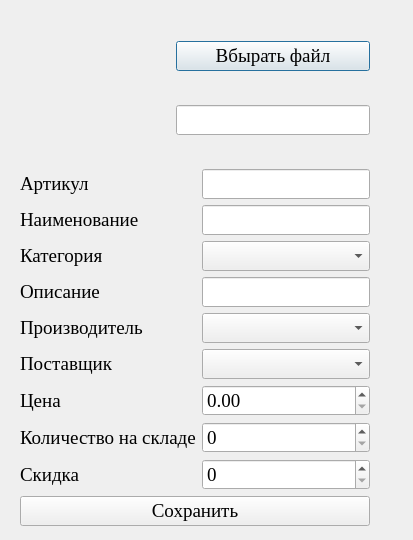
<?xml version="1.0" encoding="UTF-8"?>
<ui version="4.0">
 <class>ProductDialog</class>
 <widget class="QDialog" name="ProductDialog">
  <property name="geometry">
   <rect>
    <x>0</x>
    <y>0</y>
    <width>413</width>
    <height>540</height>
   </rect>
  </property>
  <property name="font">
   <font>
    <family>Times New Roman</family>
    <pointsize>14</pointsize>
   </font>
  </property>
  <property name="windowTitle">
   <string>Продукт</string>
  </property>
  <property name="windowIcon">
   <iconset>
    <normaloff>../../icon.ico</normaloff>../../icon.ico</iconset>
  </property>
  <layout class="QGridLayout" name="gridLayout">
   <item row="9" column="1">
    <widget class="QLabel" name="label_7">
     <property name="text">
      <string>Цена</string>
     </property>
    </widget>
   </item>
   <item row="10" column="1">
    <widget class="QLabel" name="label_8">
     <property name="text">
      <string>Количество на складе</string>
     </property>
    </widget>
   </item>
   <item row="11" column="1">
    <widget class="QLabel" name="label_9">
     <property name="text">
      <string>Скидка</string>
     </property>
    </widget>
   </item>
   <item row="0" column="1">
    <spacer name="verticalSpacer">
     <property name="orientation">
      <enum>Qt::Vertical</enum>
     </property>
     <property name="sizeHint" stdset="0">
      <size>
       <width>20</width>
       <height>40</height>
      </size>
     </property>
    </spacer>
   </item>
   <item row="13" column="1">
    <spacer name="verticalSpacer_2">
     <property name="orientation">
      <enum>Qt::Vertical</enum>
     </property>
     <property name="sizeHint" stdset="0">
      <size>
       <width>20</width>
       <height>40</height>
      </size>
     </property>
    </spacer>
   </item>
   <item row="3" column="3">
    <spacer name="horizontalSpacer_2">
     <property name="orientation">
      <enum>Qt::Horizontal</enum>
     </property>
     <property name="sizeHint" stdset="0">
      <size>
       <width>40</width>
       <height>20</height>
      </size>
     </property>
    </spacer>
   </item>
   <item row="3" column="0">
    <spacer name="horizontalSpacer">
     <property name="orientation">
      <enum>Qt::Horizontal</enum>
     </property>
     <property name="sizeHint" stdset="0">
      <size>
       <width>17</width>
       <height>20</height>
      </size>
     </property>
    </spacer>
   </item>
   <item row="8" column="1">
    <widget class="QLabel" name="label_6">
     <property name="text">
      <string>Поставщик</string>
     </property>
    </widget>
   </item>
   <item row="7" column="1">
    <widget class="QLabel" name="label_5">
     <property name="text">
      <string>Производитель</string>
     </property>
    </widget>
   </item>
   <item row="6" column="1">
    <widget class="QLabel" name="label_4">
     <property name="text">
      <string>Описание</string>
     </property>
    </widget>
   </item>
   <item row="5" column="1">
    <widget class="QLabel" name="label_2">
     <property name="text">
      <string>Категория</string>
     </property>
    </widget>
   </item>
   <item row="4" column="1">
    <widget class="QLabel" name="label_3">
     <property name="text">
      <string>Наименование</string>
     </property>
    </widget>
   </item>
   <item row="3" column="1">
    <widget class="QLabel" name="label">
     <property name="text">
      <string>Артикул</string>
     </property>
    </widget>
   </item>
   <item row="1" column="1" colspan="2">
    <layout class="QHBoxLayout" name="horizontalLayout">
     <item>
      <widget class="QLabel" name="Image">
       <property name="minimumSize">
        <size>
         <width>150</width>
         <height>150</height>
        </size>
       </property>
       <property name="maximumSize">
        <size>
         <width>150</width>
         <height>150</height>
        </size>
       </property>
       <property name="baseSize">
        <size>
         <width>150</width>
         <height>150</height>
        </size>
       </property>
       <property name="text">
        <string/>
       </property>
       <property name="pixmap">
        <pixmap>../../picture.png</pixmap>
       </property>
       <property name="scaledContents">
        <bool>true</bool>
       </property>
      </widget>
     </item>
     <item>
      <layout class="QVBoxLayout" name="verticalLayout">
       <item>
        <widget class="QPushButton" name="ChooseFile">
         <property name="text">
          <string>Вбырать файл</string>
         </property>
        </widget>
       </item>
       <item>
        <widget class="QLineEdit" name="Path">
         <property name="readOnly">
          <bool>true</bool>
         </property>
        </widget>
       </item>
      </layout>
     </item>
    </layout>
   </item>
   <item row="12" column="1" colspan="2">
    <widget class="QPushButton" name="Save">
     <property name="text">
      <string>Сохранить</string>
     </property>
    </widget>
   </item>
   <item row="3" column="2">
    <widget class="QLineEdit" name="Article"/>
   </item>
   <item row="4" column="2">
    <widget class="QLineEdit" name="Name"/>
   </item>
   <item row="6" column="2">
    <widget class="QLineEdit" name="Description"/>
   </item>
   <item row="10" column="2">
    <widget class="QSpinBox" name="Count"/>
   </item>
   <item row="11" column="2">
    <widget class="QSpinBox" name="Discount"/>
   </item>
   <item row="9" column="2">
    <widget class="QDoubleSpinBox" name="Price">
     <property name="maximum">
      <double>2000000000.000000000000000</double>
     </property>
    </widget>
   </item>
   <item row="5" column="2">
    <widget class="QComboBox" name="comboBoxType"/>
   </item>
   <item row="7" column="2">
    <widget class="QComboBox" name="comboBoxCreator"/>
   </item>
   <item row="8" column="2">
    <widget class="QComboBox" name="comboBoxSeller"/>
   </item>
  </layout>
 </widget>
 <resources/>
 <connections/>
</ui>
